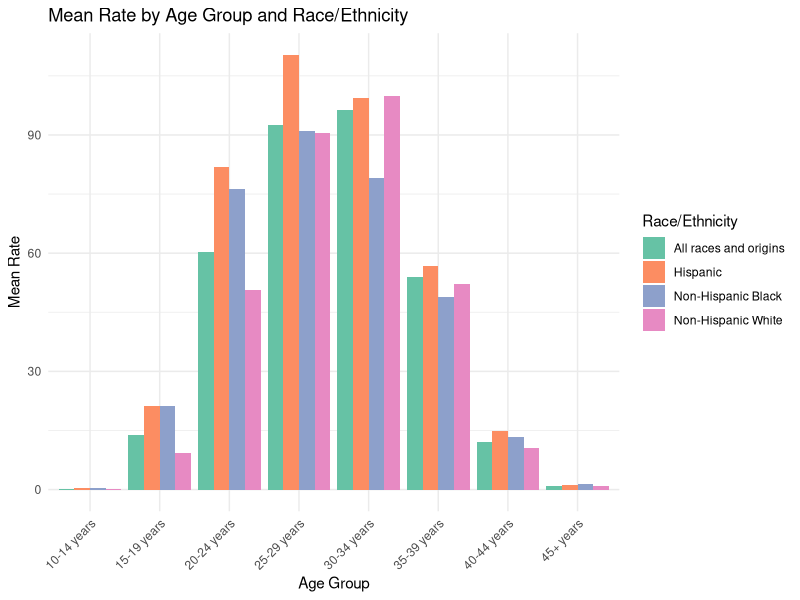
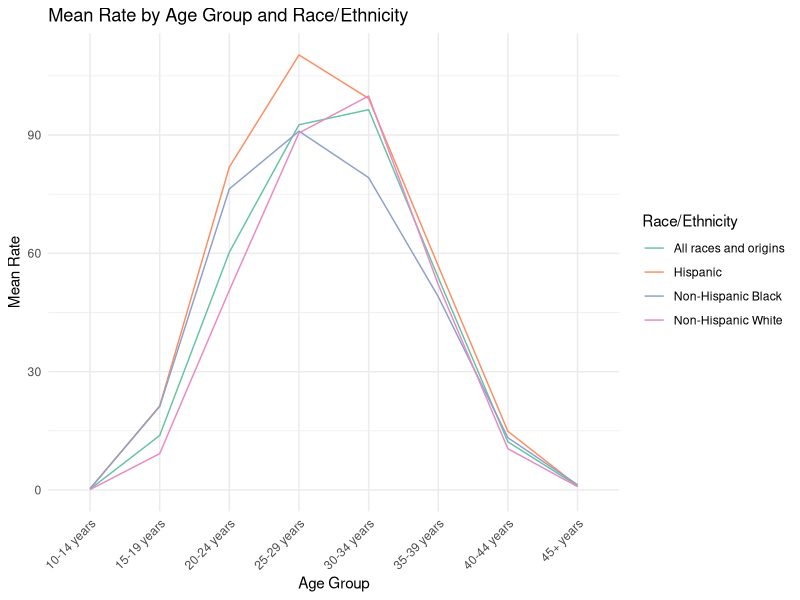
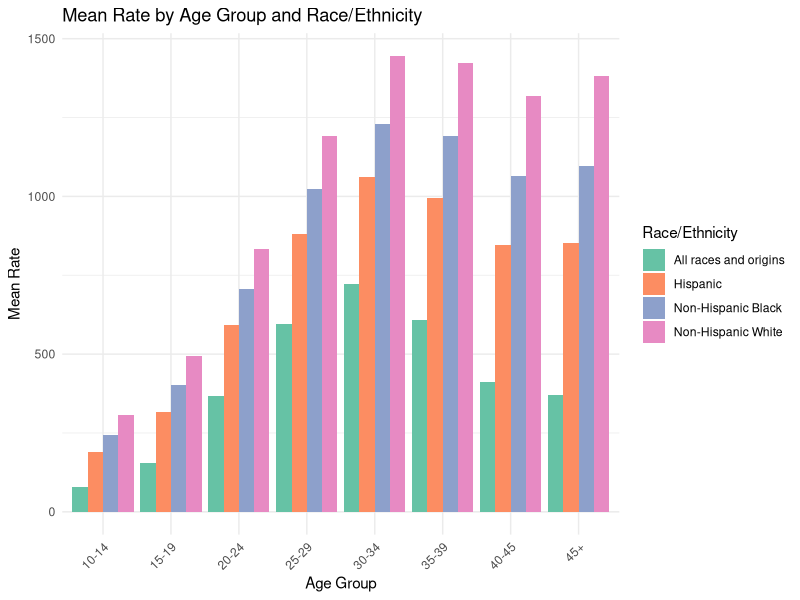
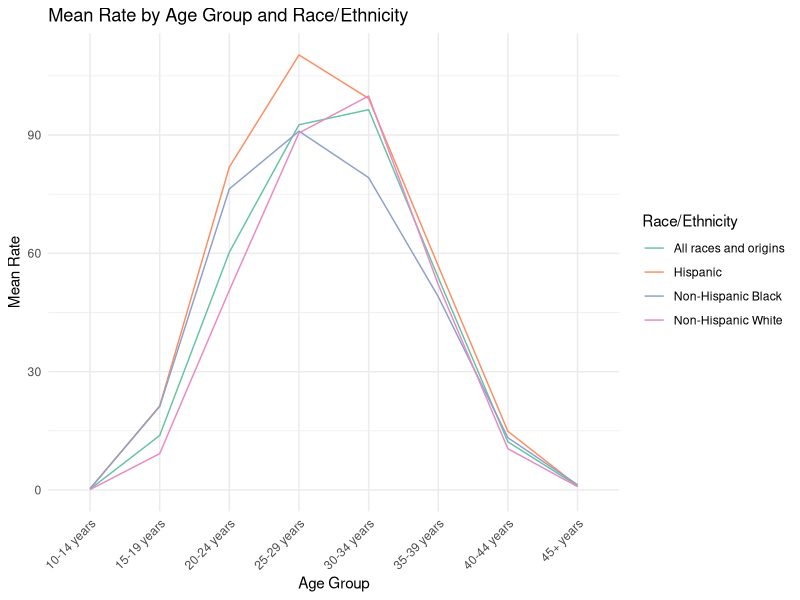
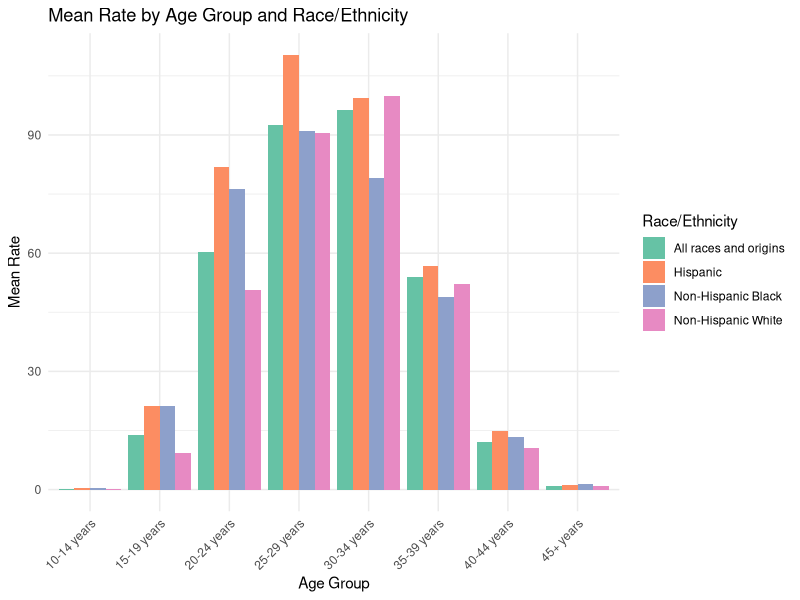
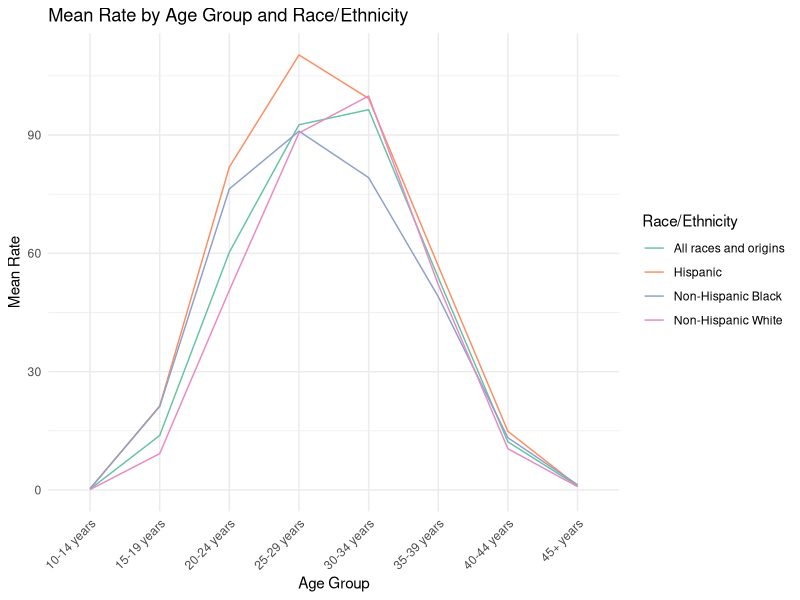
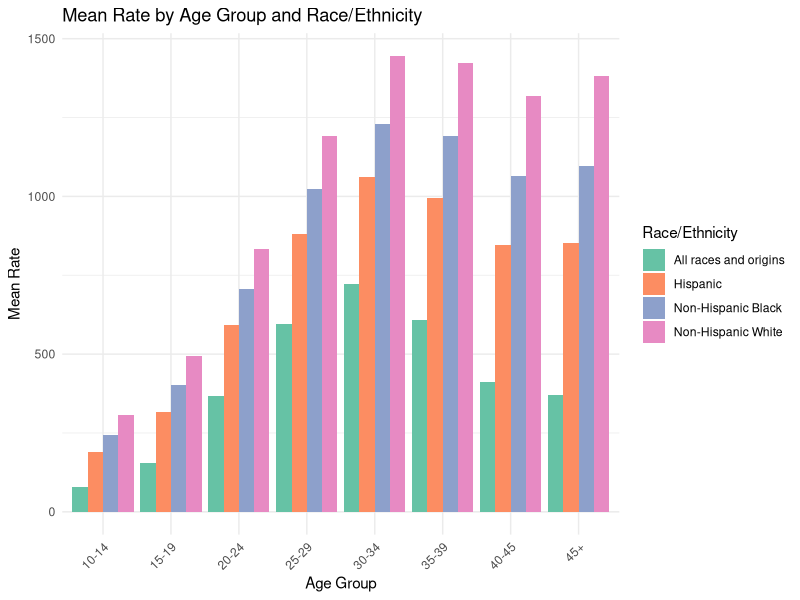
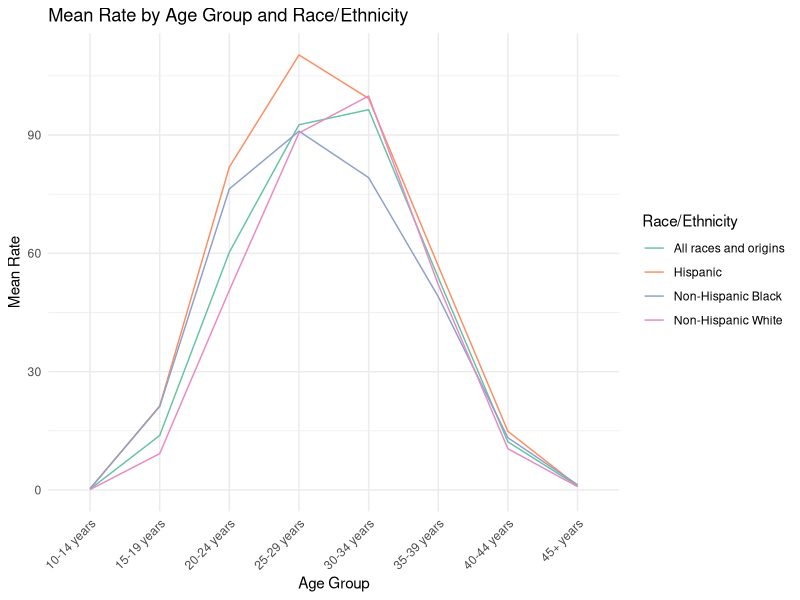

Source code (R) for these figures, in order:
## ---- chunk 1
#Loading packages
library(tidyverse) #This includes ggplot2, tidyr, readr, dplyr, stringr, purr, forcats
library(knitr)
library(here)
library(kableExtra)

#Reading in the csv file
cdcdata <- read_csv(here("cdcdata-exercise", "NCHS_VSRR_Quarterly_provisional_estimates_for_selected_birth_indicators_20240205.csv"))

#Checking the packaging (displaying first and last few rows of data)
nrow(cdcdata)
ncol(cdcdata)

#Showing the structure
str(cdcdata)

#Looking at top/bottom of data
head(cdcdata)[, c(1:8)]
tail(cdcdata)[, c(1:8)]
## ---- chunk 2
#This section was written with help from ChatGPT.

#Get column names
colnames(cdcdata)

#Separate the "Year and Quarter" column into "Year" and "Quarter" columns in cdcdata
cdcdata <- cdcdata %>%
  separate("Year and Quarter", into = c("Year", "Quarter"), sep = " Q")

#Convert "Year" and "Quarter" columns to numeric
cdcdata <- cdcdata %>%
  mutate(
    Year = as.numeric(Year),
    Quarter = case_when(
      Quarter == "1" ~ 1,
      Quarter == "2" ~ 2,
      Quarter == "3" ~ 3,
      Quarter == "4" ~ 4
    )
  )

#Rename observations "Birth Rates"
cdcdata <- cdcdata %>%
  mutate(Topic = ifelse(Topic == "Birth Rates", str_replace(Topic, " ", "_"), Topic))

# Filter to include only observations where the "Topic" column contains "Birth_Rates"
cdcdata1 <- cdcdata %>% filter(Topic == "Birth_Rates")

#Print the modified cdcdata dataset
print(cdcdata1)
## ---- chunk 3
#This section was written with help from ChatGPT.

#Remove the "Topic" column
cdcdata1 <- cdcdata1 %>%
  select(-Topic)

#Filter the dataset to include only observations where the "Topic Subgroup" column is exactly "Age-specific Birth Rates"
cdcdata1 <- cdcdata1 %>%
  filter(`Topic Subgroup` == "Age-specific Birth Rates")

#Replace "Age-specific Birth Rates" with "Age_Specific" in the "Topic Subgroup" column
cdcdata1 <- cdcdata1 %>%
  mutate(`Topic Subgroup` = str_replace(`Topic Subgroup`, "Age-specific Birth Rates", "Age_Specific"))

#Remove the "Topic Subgroup" column and rename dataframe
cdcdata2 <- cdcdata1 %>%
  select(-`Topic Subgroup`)

#Print the modified cdcdata dataset
print(cdcdata2)
## ---- chunk 4
#This section was written with help from ChatGPT.

#Renaming columns
cdcdata2 <- cdcdata2 %>%
  rename(Age_Years = Indicator)

cdcdata2 <- cdcdata2 %>%
  rename(Race_Ethnicity = `Race Ethnicity Category`)

#Define the specific levels for the "Race_Ethnicity" category
race_ethnicity_levels <- c("All races and origins", "Hispanic", "Non-Hispanic Black", "Non-Hispanic White")

#Convert the "Race Ethnicity Category" column to a factor variable with custom levels
cdcdata2$Race_Ethnicity <- factor(cdcdata2$Race_Ethnicity, levels = race_ethnicity_levels)

#View the levels of the "Race_Ethnicity" column
levels(cdcdata2$Race_Ethnicity)

#Get unique age category levels from the "Age_Years" column
age_levels <- unique(cdcdata2$Age_Years)

#Convert the "Age_Years" column to a factor variable with custom levels
cdcdata2$Age_Years <- factor(cdcdata2$Age_Years, levels = age_levels)

#View the levels of the "Age_Years" column
levels(cdcdata2$Age_Years)

#Print the modified cdcdata dataset
print(cdcdata2)
## ---- chunk 5
# Count the number of NA values in the "Significant" column
na_count <- sum(is.na(cdcdata2$Significant))

# Print the number of NA values
print(na_count)
## ---- chunk 6
#Remove the "Significant" column
cdcdata2 <- cdcdata2 %>%
  select(-Significant)

#Print the new dataset
print(cdcdata2)
## ---- chunk 7
#Remove the "Year", "Quarter", "Unit" columns
cdcdata2 <- cdcdata2 %>%
  select(-Year, -Quarter, -Unit)
## ---- chunk 8
#Collapse data by Age_Years and Race_Ethnicity
cdcdata2_agg <- cdcdata2 %>%
  group_by(Age_Years, Race_Ethnicity) %>%
  summarise_all(list(mean = mean, sd = sd)) %>%
  ungroup()

#Make a  table using knitr
knitr::kable(cdcdata2_agg, caption = "Mean and Standard Deviation of Birth Rates by Age")

print(cdcdata2_agg)
## ---- chunk 9
#ChatGPT helped me with this section.

#Plotting a bar graph
p1 <- ggplot(cdcdata2_agg, aes(x = Age_Years, y = mean, fill = Race_Ethnicity)) +
  geom_bar(stat = "identity", position = "dodge") +
  labs(title = "Mean Rate by Age Group and Race/Ethnicity",
       x = "Age Group",
       y = "Mean Rate",
       fill = "Race/Ethnicity") +
  theme_minimal() +
  theme(axis.text.x = element_text(angle = 45, hjust = 1)) +
  scale_fill_brewer(palette = "Set2")  # Choose a color palette if needed
plot(p1)

#Saving figure
figure_file <- here("cdcdata-exercise", "mean_rate_bar.png")
ggsave(filename = figure_file, plot=p1)

#Plotting a line graph
p2 <- ggplot(cdcdata2_agg, aes(x = Age_Years, y = mean, color = Race_Ethnicity, group = Race_Ethnicity)) +
  geom_line() +
  labs(title = "Mean Rate by Age Group and Race/Ethnicity",
       x = "Age Group",
       y = "Mean Rate",
       color = "Race/Ethnicity") +
  theme_minimal() +
  theme(axis.text.x = element_text(angle = 45, hjust = 1)) +
  scale_color_brewer(palette = "Set2")  # Choose a color palette if needed
plot(p2)

#Saving figure
figure_file <- here("cdcdata-exercise", "mean_rate_line.png")
ggsave(filename = figure_file, plot=p2)
## ---- chunk 10
n_age <- cdcdata2 %>% #Create new age category data frame
    group_by(Age_Years) %>% #group the values for age_years
    tally() #Tally values in each age_years level
n_race <- cdcdata2 %>% #Create new race/ethnicity data frame
    group_by(Race_Ethnicity) %>% #group the values for Race/ethnicity
    tally() #Tally values in each race/ethnicity level
    print(n_age)
    print(n_race)#show the tables
  
## ---- chunk 11
cdcdata2_agg2 <- cdcdata2 %>%
  group_by(Age_Years, Race_Ethnicity) %>% #Create an aggregate data frame with age and race/ethnicity groupped together
  tally() #Take a count fo how many entries there are per groupping
  print(cdcdata2_agg2)
## ---- chunk 12
set.seed(5) #Set seed for replicability
n_mothers <- 1056 #Make there a total of 1056 participants (mothers) in this survey
syn_cdcdata <- data.frame(
  AgeYears = factor(n_mothers),
  RaceEthnicity = factor(n_mothers),
  Rate = numeric(n_mothers)
) #create a new data frame called syn_cdcdata with a total of 1056 entries for each column 
## ---- chunk 13
syn_cdcdata$AgeYears <- rep(c("10-14", "15-19", "20-24", "25-29", "30-34", "35-39", "40-45", "45+"), each = n_mothers/8) #Make the ageyear factor levels as specified by with an equal number of entries for each level
syn_cdcdata$RaceEthnicity <- rep(c("All races and origins", "Hispanic", "Non-Hispanic Black", "Non-Hispanic White"), length.out = n_mothers) #Make the raceethnicity factor levels, I kept length.out instead of each so that there were different age levels within each race level
str(syn_cdcdata) #checking the number of total entries
# Check that there is an equal number of levels for each factor
n_ageyears <- syn_cdcdata %>% #Create new age category data frame
    group_by(AgeYears) %>% #group the values for age_years
    tally() #Tally values in each age_years level
n_raceeth <- syn_cdcdata %>% #Create new race/ethnicity data frame
    group_by(RaceEthnicity) %>% #group the values for Race/ethnicity
    tally() #Tally values in each race/ethnicity level
    print(n_ageyears)
    print(n_raceeth)#show the tables
## ---- chunk 14
syn_cdcdata$AgeYears <- factor(syn_cdcdata$AgeYears) #Set ageyears to a factor
syn_cdcdata$RaceEthnicity <- factor(syn_cdcdata$RaceEthnicity) #set raceethnicity to a factor
str(syn_cdcdata) #check the structure
## ---- chunk 15
#I started by askign chatGPT "How do I find the mean rate for one factor variable?"
mean_rate <- aggregate(cdcdata2$Rate, by = list(cdcdata2$Age_Years), FUN = mean) #aggregate the Rate and Age_years variables and use the mean function
colnames(mean_rate) <- c("Factor", "Mean_Rate") #put the two new variables together in a new dataframe
print(mean_rate) #print the new columns

#I will now use the same function for the race variable
mean_rate2 <- aggregate(cdcdata2$Rate, by = list(cdcdata2$Race_Ethnicity), FUN = mean) #aggregate the Rate and race_ethnicity variables and use the mean function
colnames(mean_rate2) <- c("Factor2", "Mean_Rate2") #put the two new variables together in a new dataframe
print(mean_rate2) #print the new columns

## ---- chunk 16
model1 <- lm(Rate ~ Race_Ethnicity + Age_Years + Race_Ethnicity * Age_Years, data = cdcdata2) #make a linear model predicting rate with an interaction term of race * age
summary(model1) #Show the model summary
## ---- chunk 17
# Define  the coefficients by the means provided above
b1_values <- c(0.2386364, 16.3750000, 67.2863636,  96.1090909, 93.7000000, 52.9272727, 12.6863636, 1.0500000)  # Means to different levels of age
b2_values <- c(41.29773, 48.22500, 41.44659, 39.21705)  # Means corresponding to different levels of race
b12_values <- c(0.2, 0.3, 0.3545, 0.1, 13.8182, 21.3, 21.1636, 9.2182, 60.2818, 81.8909, 76.3455, 50.6273, 92.6091, 110.3091, 90.9818, 90.5364, 96.4364,99.2727, 79.1909, 99.9, 53.8364, 56.8, 49, 52.0727, 12.1909, 14.8636, 13.2455, 10.4455, 1.0091, 1.0636, 1.2909, 0.8364)  #Interaction means for b12 given by Cassia's analysis above
e <- rnorm(1056, 0, 1.651) #define the error using residual sd

# Convert the variables to numeric
syn_cdcdata$AgeYears <- as.integer(syn_cdcdata$AgeYears)
syn_cdcdata$RaceEthnicity <- as.integer(syn_cdcdata$RaceEthnicity)

# Repeat all of the coefficient values to have a total of 1056 values
b1_values <- rep(b1_values, length.out = 1056)
b2_values <- rep(b2_values, length.out = 1056)
b12_values <- rep(b12_values, length.out = 1056)

# Generate rate values and store them in the output data frame
for (i in seq_len(nrow(syn_cdcdata))) {
  b1 <- b1_values[syn_cdcdata$AgeYears[i]]
  b2 <- b2_values[syn_cdcdata$RaceEthnicity[i]]
  
  b12 <- b12_values[i]
  
  print(c("AgeYears:", syn_cdcdata$AgeYears[i]))
  print(c("RaceEthnicity:", syn_cdcdata$RaceEthnicity[i]))
  
  Rate <- b1 * syn_cdcdata$AgeYears[i] + b2 * syn_cdcdata$RaceEthnicity[i] + b12 * syn_cdcdata$AgeYears[i] * syn_cdcdata$RaceEthnicity[i] + e
  syn_cdcdata$Rate[i] <- Rate
}

# View the output data frame
print(syn_cdcdata)

## ---- chunk 18
syn_cdcdata$AgeYears <- rep(c("10-14", "15-19", "20-24", "25-29", "30-34", "35-39", "40-45", "45+"), each = n_mothers/8) #Make the ageyear factor levels as specified by with an equal number of entries for each level
syn_cdcdata$RaceEthnicity <- rep(c("All races and origins", "Hispanic", "Non-Hispanic Black", "Non-Hispanic White"), length.out = n_mothers) #Make the raceethnicity factor levels, I kept length.out instead of each so that there were different age levels within each race level
syn_cdcdata$AgeYears <- factor(syn_cdcdata$AgeYears) #Set ageyears to a factor
syn_cdcdata$RaceEthnicity <- factor(syn_cdcdata$RaceEthnicity) #set raceethnicity to a factor
print(syn_cdcdata) #Check the data altogether
str(syn_cdcdata) #check the structure
## ---- chunk 19
syn_dataagg <- syn_cdcdata %>%
  group_by(AgeYears, RaceEthnicity) %>% #use groupby() to group the two factor levels in question
  summarise_all(list(mean = mean, sd = sd)) %>% #find the summary stats of mean and sd
  ungroup() #ungroup before plotting the means and sds

# Checking to see if the means and sds are similar in my data to the original
knitr::kable(syn_dataagg, caption = "Mean and Standard Deviation of Birth Rates by Age")

print(syn_dataagg) #printing the data to check
## ---- chunk 20
#Plotting a bar graph
syn_plot1 <- ggplot(syn_dataagg, aes(x = AgeYears, y = mean, fill = RaceEthnicity)) +
  geom_bar(stat = "identity", position = "dodge") +
  labs(title = "Mean Rate by Age Group and Race/Ethnicity",
       x = "Age Group",
       y = "Mean Rate",
       fill = "Race/Ethnicity") +
  theme_minimal() +
  theme(axis.text.x = element_text(angle = 45, hjust = 1)) +
  scale_fill_brewer(palette = "Set2")  # Choose a color palette if needed
plot(syn_plot1)

#Saving figure
figure_file <- here("cdcdata-exercise", "mean_rate_bar_synthetic.png")
ggsave(filename = figure_file, plot=syn_plot1)

#Plotting a line graph
p2 <- ggplot(cdcdata2_agg, aes(x = Age_Years, y = mean, color = Race_Ethnicity, group = Race_Ethnicity)) +
  geom_line() +
  labs(title = "Mean Rate by Age Group and Race/Ethnicity",
       x = "Age Group",
       y = "Mean Rate",
       color = "Race/Ethnicity") +
  theme_minimal() +
  theme(axis.text.x = element_text(angle = 45, hjust = 1)) +
  scale_color_brewer(palette = "Set2")  # Choose a color palette if needed
plot(p2)

#Saving figure
figure_file <- here("cdcdata-exercise", "mean_rate_line.png")
ggsave(filename = figure_file, plot=p2)
